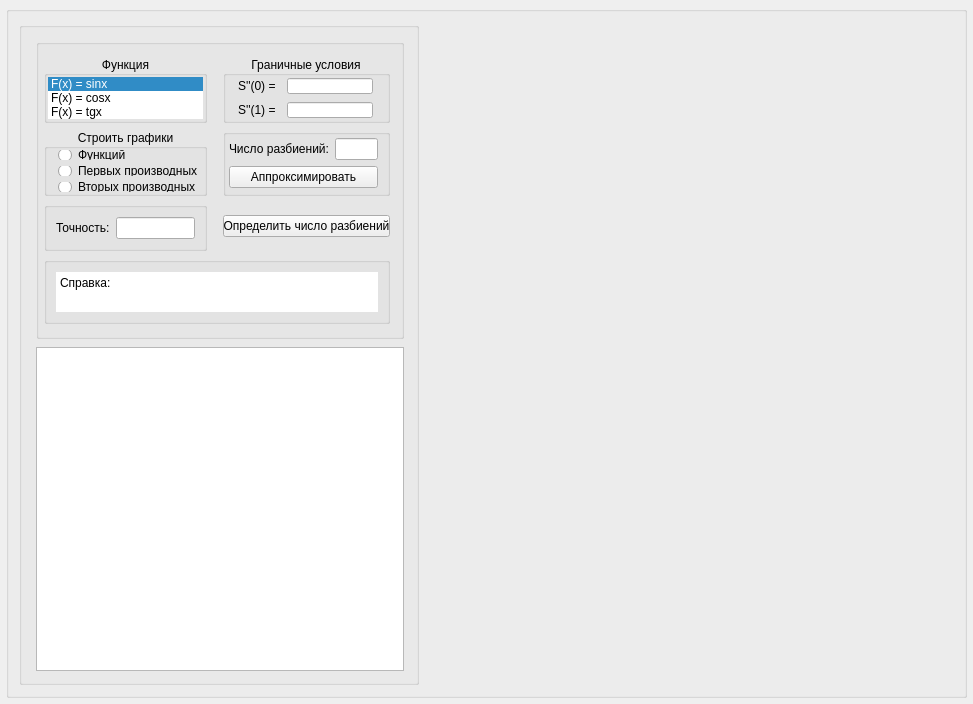
<?xml version="1.0" encoding="UTF-8"?>
<ui version="4.0">
 <class>MainWindow</class>
 <widget class="QMainWindow" name="MainWindow">
  <property name="geometry">
   <rect>
    <x>0</x>
    <y>0</y>
    <width>973</width>
    <height>704</height>
   </rect>
  </property>
  <widget class="QWidget" name="centralwidget">
   <layout class="QGridLayout" name="gridLayout_3">
    <property name="leftMargin">
     <number>6</number>
    </property>
    <property name="topMargin">
     <number>6</number>
    </property>
    <property name="rightMargin">
     <number>6</number>
    </property>
    <property name="bottomMargin">
     <number>6</number>
    </property>
    <property name="spacing">
     <number>7</number>
    </property>
    <item row="0" column="0">
     <widget class="QGroupBox" name="gridGroupBox">
      <layout class="QFormLayout" name="formLayout_2">
       <property name="horizontalSpacing">
        <number>5</number>
       </property>
       <property name="verticalSpacing">
        <number>5</number>
       </property>
       <property name="leftMargin">
        <number>1</number>
       </property>
       <property name="topMargin">
        <number>1</number>
       </property>
       <property name="rightMargin">
        <number>1</number>
       </property>
       <property name="bottomMargin">
        <number>1</number>
       </property>
       <item row="0" column="0">
        <widget class="QFrame" name="horizontalFrame">
         <layout class="QVBoxLayout" name="verticalLayout">
          <item>
           <widget class="QGroupBox" name="formGroupBox">
            <property name="maximumSize">
             <size>
              <width>400</width>
              <height>16777215</height>
             </size>
            </property>
            <layout class="QFormLayout" name="formLayout">
             <property name="horizontalSpacing">
              <number>7</number>
             </property>
             <property name="verticalSpacing">
              <number>8</number>
             </property>
             <property name="leftMargin">
              <number>7</number>
             </property>
             <property name="topMargin">
              <number>11</number>
             </property>
             <property name="rightMargin">
              <number>12</number>
             </property>
             <property name="bottomMargin">
              <number>11</number>
             </property>
             <item row="0" column="1">
              <widget class="QGroupBox" name="gridGroupBox_2">
               <property name="maximumSize">
                <size>
                 <width>16777215</width>
                 <height>300</height>
                </size>
               </property>
               <layout class="QGridLayout">
                <property name="leftMargin">
                 <number>5</number>
                </property>
                <property name="topMargin">
                 <number>11</number>
                </property>
                <property name="rightMargin">
                 <number>11</number>
                </property>
                <property name="bottomMargin">
                 <number>12</number>
                </property>
                <property name="horizontalSpacing">
                 <number>16</number>
                </property>
                <item row="1" column="2">
                 <widget class="QGroupBox" name="gridGroupBox">
                  <layout class="QGridLayout" name="gridLayout_5">
                   <property name="leftMargin">
                    <number>3</number>
                   </property>
                   <property name="topMargin">
                    <number>3</number>
                   </property>
                   <property name="rightMargin">
                    <number>9</number>
                   </property>
                   <property name="bottomMargin">
                    <number>3</number>
                   </property>
                   <item row="0" column="0">
                    <widget class="QLabel" name="label_3">
                     <property name="text">
                      <string>Число разбиений:</string>
                     </property>
                    </widget>
                   </item>
                   <item row="0" column="1">
                    <widget class="QLineEdit" name="lineEditSplitNum"/>
                   </item>
                   <item row="1" column="0" colspan="2">
                    <widget class="QPushButton" name="PushApproximate">
                     <property name="text">
                      <string>Аппроксимировать</string>
                     </property>
                    </widget>
                   </item>
                  </layout>
                 </widget>
                </item>
                <item row="4" column="1" colspan="2">
                 <widget class="QGroupBox" name="gridGroupBox">
                  <layout class="QGridLayout" name="gridLayout_6">
                   <property name="spacing">
                    <number>1</number>
                   </property>
                   <item row="1" column="0">
                    <widget class="QTextBrowser" name="textBrowser">
                     <property name="frameShape">
                      <enum>QFrame::NoFrame</enum>
                     </property>
                     <property name="html">
                      <string>&lt;!DOCTYPE HTML PUBLIC &quot;-//W3C//DTD HTML 4.0//EN&quot; &quot;http://www.w3.org/TR/REC-html40/strict.dtd&quot;&gt;
&lt;html&gt;&lt;head&gt;&lt;meta name=&quot;qrichtext&quot; content=&quot;1&quot; /&gt;&lt;meta charset=&quot;utf-8&quot; /&gt;&lt;style type=&quot;text/css&quot;&gt;
p, li { white-space: pre-wrap; }
hr { height: 1px; border-width: 0; }
&lt;/style&gt;&lt;/head&gt;&lt;body style=&quot; font-family:'Segoe UI'; font-size:9pt; font-weight:400; font-style:normal;&quot;&gt;
&lt;p style=&quot; margin-top:0px; margin-bottom:0px; margin-left:0px; margin-right:0px; -qt-block-indent:0; text-indent:0px;&quot;&gt;Справка:&lt;/p&gt;
&lt;p style=&quot;-qt-paragraph-type:empty; margin-top:0px; margin-bottom:0px; margin-left:0px; margin-right:0px; -qt-block-indent:0; text-indent:0px;&quot;&gt;&lt;br /&gt;&lt;/p&gt;&lt;/body&gt;&lt;/html&gt;</string>
                     </property>
                    </widget>
                   </item>
                  </layout>
                 </widget>
                </item>
                <item row="0" column="1">
                 <widget class="QGroupBox" name="FungListGroupBox">
                  <property name="title">
                   <string>Функция</string>
                  </property>
                  <property name="alignment">
                   <set>Qt::AlignCenter</set>
                  </property>
                  <layout class="QGridLayout" name="gridLayout">
                   <property name="leftMargin">
                    <number>1</number>
                   </property>
                   <property name="topMargin">
                    <number>1</number>
                   </property>
                   <property name="rightMargin">
                    <number>1</number>
                   </property>
                   <property name="bottomMargin">
                    <number>1</number>
                   </property>
                   <property name="spacing">
                    <number>7</number>
                   </property>
                   <item row="0" column="0">
                    <widget class="QListWidget" name="FuncList">
                     <property name="frameShape">
                      <enum>QFrame::NoFrame</enum>
                     </property>
                     <property name="currentRow">
                      <number>0</number>
                     </property>
                     <item>
                      <property name="text">
                       <string>F(x) = sinx</string>
                      </property>
                     </item>
                     <item>
                      <property name="text">
                       <string>F(x) = cosx</string>
                      </property>
                     </item>
                     <item>
                      <property name="text">
                       <string>F(x) = tgx</string>
                      </property>
                     </item>
                    </widget>
                   </item>
                  </layout>
                 </widget>
                </item>
                <item row="1" column="1">
                 <widget class="QGroupBox" name="gridGroupBox">
                  <property name="title">
                   <string>Строить графики</string>
                  </property>
                  <property name="alignment">
                   <set>Qt::AlignCenter</set>
                  </property>
                  <layout class="QGridLayout" name="gridLayout_4">
                   <property name="leftMargin">
                    <number>11</number>
                   </property>
                   <property name="topMargin">
                    <number>1</number>
                   </property>
                   <property name="rightMargin">
                    <number>1</number>
                   </property>
                   <property name="bottomMargin">
                    <number>1</number>
                   </property>
                   <property name="horizontalSpacing">
                    <number>7</number>
                   </property>
                   <item row="0" column="0">
                    <widget class="QRadioButton" name="radioButtonFunc">
                     <property name="text">
                      <string>Функций</string>
                     </property>
                    </widget>
                   </item>
                   <item row="1" column="0">
                    <widget class="QRadioButton" name="radioButtonFunc1">
                     <property name="text">
                      <string>Первых производных</string>
                     </property>
                    </widget>
                   </item>
                   <item row="2" column="0">
                    <widget class="QRadioButton" name="radioButtonFunc2">
                     <property name="text">
                      <string>Вторых производных</string>
                     </property>
                    </widget>
                   </item>
                  </layout>
                 </widget>
                </item>
                <item row="0" column="2">
                 <widget class="QGroupBox" name="BorderGroupBox">
                  <property name="title">
                   <string>Граничные условия</string>
                  </property>
                  <property name="alignment">
                   <set>Qt::AlignCenter</set>
                  </property>
                  <layout class="QGridLayout" name="gridLayout_2">
                   <property name="leftMargin">
                    <number>12</number>
                   </property>
                   <property name="topMargin">
                    <number>2</number>
                   </property>
                   <property name="rightMargin">
                    <number>14</number>
                   </property>
                   <property name="bottomMargin">
                    <number>2</number>
                   </property>
                   <property name="spacing">
                    <number>8</number>
                   </property>
                   <item row="1" column="0">
                    <widget class="QLabel" name="label_2">
                     <property name="text">
                      <string>S''(1) = </string>
                     </property>
                    </widget>
                   </item>
                   <item row="1" column="1">
                    <widget class="QLineEdit" name="S_1"/>
                   </item>
                   <item row="0" column="1">
                    <widget class="QLineEdit" name="S_0"/>
                   </item>
                   <item row="0" column="0">
                    <widget class="QLabel" name="label">
                     <property name="text">
                      <string>S''(0) = </string>
                     </property>
                    </widget>
                   </item>
                  </layout>
                 </widget>
                </item>
                <item row="2" column="1">
                 <widget class="QGroupBox" name="gridGroupBox">
                  <layout class="QGridLayout" name="gridLayout_7">
                   <item row="0" column="0">
                    <widget class="QLabel" name="label_4">
                     <property name="text">
                      <string>Точность:</string>
                     </property>
                    </widget>
                   </item>
                   <item row="0" column="1">
                    <widget class="QLineEdit" name="lineEdit"/>
                   </item>
                  </layout>
                 </widget>
                </item>
                <item row="2" column="2">
                 <widget class="QPushButton" name="pushButton">
                  <property name="text">
                   <string>Определить число разбиений</string>
                  </property>
                 </widget>
                </item>
               </layout>
              </widget>
             </item>
             <item row="1" column="1">
              <widget class="QTableWidget" name="DataTable_1"/>
             </item>
            </layout>
           </widget>
          </item>
         </layout>
        </widget>
       </item>
       <item row="0" column="1">
        <widget class="QFrame" name="horizontalFrame">
         <layout class="QHBoxLayout" name="horizontalLayout">
          <property name="leftMargin">
           <number>1</number>
          </property>
          <item>
           <widget class="QCustomPlot" name="graph" native="true"/>
          </item>
         </layout>
        </widget>
       </item>
      </layout>
     </widget>
    </item>
   </layout>
  </widget>
 </widget>
 <customwidgets>
  <customwidget>
   <class>QCustomPlot</class>
   <extends>QWidget</extends>
   <header>qcustomplot.h</header>
   <container>1</container>
  </customwidget>
 </customwidgets>
 <resources/>
 <connections/>
</ui>
